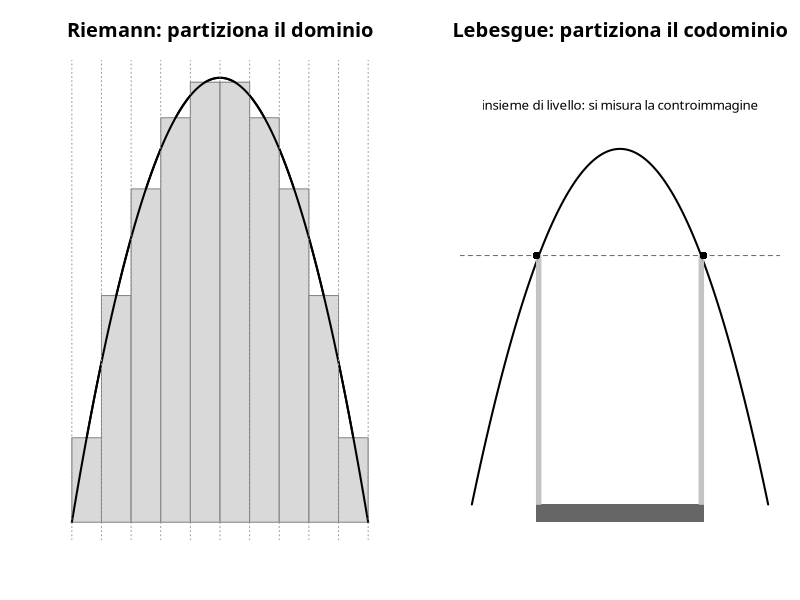

Write R code to recreate this figure.
# Genera img/misura_riemann_lebesgue.png: l'idea che distingue i due
# integrali (teoria_misura.md, §9) — Riemann partiziona il dominio in
# strisce verticali, Lebesgue partiziona il codominio in livelli
# orizzontali e misura la controimmagine di ciascun livello.

f <- function(x) 4 * x * (1 - x)
x <- seq(0, 1, length.out = 400)
y <- f(x)

# Spectral è il font usato dalla pagina GitHub (geoteo.net/static/style.css);
# richiede il device Cairo per essere referenziato per nome famiglia.
png("img/misura_riemann_lebesgue.png", width = 1800, height = 850, res = 150, type = "cairo")
par(mfrow = c(1, 2), mar = c(3, 3, 3, 1), family = "Spectral")

# --- Pannello sinistro: Riemann, partizione del dominio ---
plot(x, y, type = "l", lwd = 2, main = "Riemann: partiziona il dominio",
     xlab = "", ylab = "", xaxt = "n", yaxt = "n", bty = "n")
strisce <- seq(0, 1, by = 0.1)
for (i in seq_len(length(strisce) - 1)) {
    a <- strisce[i]
    b <- strisce[i + 1]
    altezza <- f((a + b) / 2)
    rect(a, 0, b, altezza, col = "grey85", border = "grey50")
}
lines(x, y, lwd = 2)
abline(v = strisce, lty = 3, col = "grey60")

# --- Pannello destro: Lebesgue, partizione del codominio ---
plot(x, y, type = "l", lwd = 2, main = "Lebesgue: partiziona il codominio",
     xlab = "", ylab = "", xaxt = "n", yaxt = "n", bty = "n", ylim = c(-0.05, 1.2))
livello <- 0.7
abline(h = livello, lty = 2, col = "grey40")
delta <- 0.02 * max(y)
poly_alto <- which(y >= livello - delta & y <= livello + delta)
rect(x[min(poly_alto)], -0.05, x[max(poly_alto)], 0, col = "grey40", border = NA)
segments(x[poly_alto], 0, x[poly_alto], livello, col = "grey75", lwd = 1)
points(x[c(min(poly_alto), max(poly_alto))], rep(livello, 2), pch = 16, col = "black")
text(0.5, 1.12, "insieme di livello: si misura la controimmagine", cex = 0.8)

dev.off()
